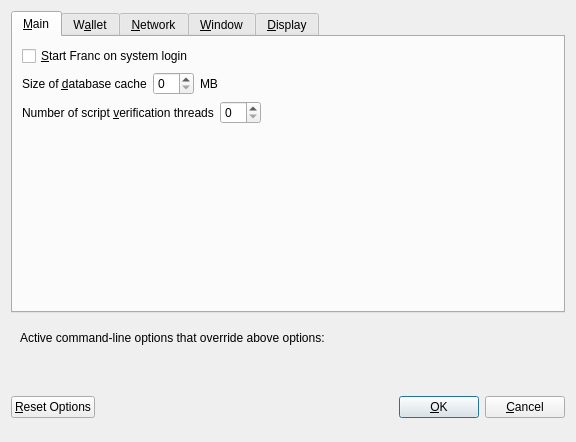
<?xml version="1.0" encoding="UTF-8"?>
<ui version="4.0">
 <class>OptionsDialog</class>
 <widget class="QDialog" name="OptionsDialog">
  <property name="geometry">
   <rect>
    <x>0</x>
    <y>0</y>
    <width>576</width>
    <height>442</height>
   </rect>
  </property>
  <property name="windowTitle">
   <string>Options</string>
  </property>
  <property name="modal">
   <bool>true</bool>
  </property>
  <layout class="QVBoxLayout" name="verticalLayout">
   <item>
    <widget class="QTabWidget" name="tabWidget">
     <property name="currentIndex">
      <number>0</number>
     </property>
     <widget class="QWidget" name="tabMain">
      <attribute name="title">
       <string>&amp;Main</string>
      </attribute>
      <layout class="QVBoxLayout" name="verticalLayout_Main">
       <item>
        <widget class="QCheckBox" name="bitcoinAtStartup">
         <property name="toolTip">
          <string>Automatically start Franc after logging in to the system.</string>
         </property>
         <property name="text">
          <string>&amp;Start Franc on system login</string>
         </property>
        </widget>
       </item>
       <item>
        <layout class="QHBoxLayout" name="horizontalLayout_2_Main">
         <item>
          <widget class="QLabel" name="databaseCacheLabel">
           <property name="text">
            <string>Size of &amp;database cache</string>
           </property>
           <property name="textFormat">
            <enum>Qt::PlainText</enum>
           </property>
           <property name="buddy">
            <cstring>databaseCache</cstring>
           </property>
          </widget>
         </item>
         <item>
          <widget class="QSpinBox" name="databaseCache"/>
         </item>
         <item>
          <widget class="QLabel" name="databaseCacheUnitLabel">
           <property name="text">
            <string>MB</string>
           </property>
           <property name="textFormat">
            <enum>Qt::PlainText</enum>
           </property>
          </widget>
         </item>
         <item>
          <spacer name="horizontalSpacer_2_Main">
           <property name="orientation">
            <enum>Qt::Horizontal</enum>
           </property>
           <property name="sizeHint" stdset="0">
            <size>
             <width>40</width>
             <height>20</height>
            </size>
           </property>
          </spacer>
         </item>
        </layout>
       </item>
       <item>
        <layout class="QHBoxLayout" name="horizontalLayout_3_Main">
         <item>
          <widget class="QLabel" name="threadsScriptVerifLabel">
           <property name="text">
            <string>Number of script &amp;verification threads</string>
           </property>
           <property name="textFormat">
            <enum>Qt::PlainText</enum>
           </property>
           <property name="buddy">
            <cstring>threadsScriptVerif</cstring>
           </property>
          </widget>
         </item>
         <item>
          <widget class="QSpinBox" name="threadsScriptVerif">
           <property name="toolTip">
            <string>(0 = auto, &lt;0 = leave that many cores free)</string>
           </property>
          </widget>
         </item>
         <item>
          <spacer name="horizontalSpacer_3_Main">
           <property name="orientation">
            <enum>Qt::Horizontal</enum>
           </property>
           <property name="sizeHint" stdset="0">
            <size>
             <width>40</width>
             <height>20</height>
            </size>
           </property>
          </spacer>
         </item>
        </layout>
       </item>
       <item>
        <spacer name="verticalSpacer_2">
         <property name="orientation">
          <enum>Qt::Vertical</enum>
         </property>
         <property name="sizeHint" stdset="0">
          <size>
           <width>20</width>
           <height>40</height>
          </size>
         </property>
        </spacer>
       </item>
      </layout>
     </widget>
     <widget class="QWidget" name="tabWallet">
      <attribute name="title">
       <string>W&amp;allet</string>
      </attribute>
      <layout class="QVBoxLayout" name="verticalLayout_Wallet">
       <item>
        <layout class="QHBoxLayout" name="horizontalLayout_2_Wallet">
         <item>
          <widget class="QLabel" name="labelStakeSplitThresholdText">
           <property name="text">
            <string>Stake split threshold:</string>
           </property>
          </widget>
         </item>
         <item>
          <widget class="QSpinBox" name="spinBoxStakeSplitThreshold">
           <property name="minimum">
            <number>1</number>
           </property>
           <property name="maximum">
            <number>999999</number>
           </property>
          </widget>
         </item>
        </layout>
       </item>
       <item>
        <widget class="QGroupBox" name="groupBox">
         <property name="title">
          <string>Expert</string>
         </property>
         <layout class="QVBoxLayout" name="verticalLayout_2">
          <item>
           <widget class="QCheckBox" name="coinControlFeatures">
            <property name="toolTip">
             <string>Whether to show coin control features or not.</string>
            </property>
            <property name="text">
             <string>Enable coin &amp;control features</string>
            </property>
           </widget>
          </item>
          <item>
           <widget class="QCheckBox" name="showMasternodesTab">
            <property name="toolTip">
             <string>Show additional tab listing all your masternodes in first sub-tab&lt;br/&gt;and all masternodes on the network in second sub-tab.</string>
            </property>
            <property name="text">
             <string>Show Masternodes Tab</string>
            </property>
           </widget>
          </item>
          <item>
           <widget class="QCheckBox" name="spendZeroConfChange">
            <property name="toolTip">
             <string>If you disable the spending of unconfirmed change, the change from a transaction&lt;br/&gt;cannot be used until that transaction has at least one confirmation.&lt;br/&gt;This also affects how your balance is computed.</string>
            </property>
            <property name="text">
             <string>&amp;Spend unconfirmed change</string>
            </property>
           </widget>
          </item>
         </layout>
        </widget>
       </item>
       <item>
        <spacer name="verticalSpacer_Wallet">
         <property name="orientation">
          <enum>Qt::Vertical</enum>
         </property>
         <property name="sizeHint" stdset="0">
          <size>
           <width>20</width>
           <height>40</height>
          </size>
         </property>
        </spacer>
       </item>
      </layout>
     </widget>
     <widget class="QWidget" name="tabNetwork">
      <attribute name="title">
       <string>&amp;Network</string>
      </attribute>
      <layout class="QVBoxLayout" name="verticalLayout_Network">
       <item>
        <widget class="QCheckBox" name="mapPortUpnp">
         <property name="toolTip">
          <string>Automatically open the Franc client port on the router. This only works when your router supports UPnP and it is enabled.</string>
         </property>
         <property name="text">
          <string>Map port using &amp;UPnP</string>
         </property>
        </widget>
       </item>
       <item>
        <widget class="QCheckBox" name="allowIncoming">
         <property name="toolTip">
          <string>Accept connections from outside</string>
         </property>
         <property name="text">
          <string>Allow incoming connections</string>
         </property>
        </widget>
       </item>
       <item>
        <widget class="QCheckBox" name="connectSocks">
         <property name="toolTip">
          <string>Connect to the Franc network through a SOCKS5 proxy.</string>
         </property>
         <property name="text">
          <string>&amp;Connect through SOCKS5 proxy (default proxy):</string>
         </property>
        </widget>
       </item>
       <item>
        <layout class="QHBoxLayout" name="horizontalLayout_1_Network">
         <item>
          <widget class="QLabel" name="proxyIpLabel">
           <property name="text">
            <string>Proxy &amp;IP:</string>
           </property>
           <property name="textFormat">
            <enum>Qt::PlainText</enum>
           </property>
           <property name="buddy">
            <cstring>proxyIp</cstring>
           </property>
          </widget>
         </item>
         <item>
          <widget class="QValidatedLineEdit" name="proxyIp">
           <property name="minimumSize">
            <size>
             <width>140</width>
             <height>0</height>
            </size>
           </property>
           <property name="maximumSize">
            <size>
             <width>140</width>
             <height>16777215</height>
            </size>
           </property>
           <property name="toolTip">
            <string>IP address of the proxy (e.g. IPv4: 127.0.0.1 / IPv6: ::1)</string>
           </property>
          </widget>
         </item>
         <item>
          <widget class="QLabel" name="proxyPortLabel">
           <property name="text">
            <string>&amp;Port:</string>
           </property>
           <property name="textFormat">
            <enum>Qt::PlainText</enum>
           </property>
           <property name="buddy">
            <cstring>proxyPort</cstring>
           </property>
          </widget>
         </item>
         <item>
          <widget class="QLineEdit" name="proxyPort">
           <property name="minimumSize">
            <size>
             <width>55</width>
             <height>0</height>
            </size>
           </property>
           <property name="maximumSize">
            <size>
             <width>55</width>
             <height>16777215</height>
            </size>
           </property>
           <property name="toolTip">
            <string>Port of the proxy (e.g. 9050)</string>
           </property>
          </widget>
         </item>
         <item>
          <spacer name="horizontalSpacer_1_Network">
           <property name="orientation">
            <enum>Qt::Horizontal</enum>
           </property>
           <property name="sizeHint" stdset="0">
            <size>
             <width>40</width>
             <height>20</height>
            </size>
           </property>
          </spacer>
         </item>
        </layout>
       </item>
       <item>
        <spacer name="verticalSpacer_Network">
         <property name="orientation">
          <enum>Qt::Vertical</enum>
         </property>
         <property name="sizeHint" stdset="0">
          <size>
           <width>20</width>
           <height>40</height>
          </size>
         </property>
        </spacer>
       </item>
      </layout>
     </widget>
     <widget class="QWidget" name="tabWindow">
      <attribute name="title">
       <string>&amp;Window</string>
      </attribute>
      <layout class="QVBoxLayout" name="verticalLayout_Window">
       <item>
        <widget class="QCheckBox" name="minimizeToTray">
         <property name="toolTip">
          <string>Show only a tray icon after minimizing the window.</string>
         </property>
         <property name="text">
          <string>&amp;Minimize to the tray instead of the taskbar</string>
         </property>
        </widget>
       </item>
       <item>
        <widget class="QCheckBox" name="minimizeOnClose">
         <property name="toolTip">
          <string>Minimize instead of exit the application when the window is closed. When this option is enabled, the application will be closed only after selecting Quit in the menu.</string>
         </property>
         <property name="text">
          <string>M&amp;inimize on close</string>
         </property>
        </widget>
       </item>
       <item>
        <spacer name="verticalSpacer_Window">
         <property name="orientation">
          <enum>Qt::Vertical</enum>
         </property>
         <property name="sizeHint" stdset="0">
          <size>
           <width>20</width>
           <height>40</height>
          </size>
         </property>
        </spacer>
       </item>
      </layout>
     </widget>
     <widget class="QWidget" name="tabDisplay">
      <attribute name="title">
       <string>&amp;Display</string>
      </attribute>
      <layout class="QVBoxLayout" name="verticalLayout_Display">
       <item>
        <layout class="QHBoxLayout" name="horizontalLayout_1_Display">
         <item>
          <widget class="QLabel" name="langLabel">
           <property name="text">
            <string>User Interface &amp;language:</string>
           </property>
           <property name="textFormat">
            <enum>Qt::PlainText</enum>
           </property>
           <property name="buddy">
            <cstring>lang</cstring>
           </property>
          </widget>
         </item>
         <item>
          <widget class="QValueComboBox" name="lang">
           <property name="toolTip">
            <string>The user interface language can be set here. This setting will take effect after restarting Franc.</string>
           </property>
          </widget>
         </item>
        </layout>
       </item>
       <item>
        <widget class="Line" name="line">
         <property name="orientation">
          <enum>Qt::Horizontal</enum>
         </property>
        </widget>
       </item>
       <item>
        <layout class="QHBoxLayout" name="horizontalLayout_2_Display">
         <item>
          <widget class="QLabel" name="unitLabel">
           <property name="text">
            <string>&amp;Unit to show amounts in:</string>
           </property>
           <property name="textFormat">
            <enum>Qt::PlainText</enum>
           </property>
           <property name="buddy">
            <cstring>unit</cstring>
           </property>
          </widget>
         </item>
         <item>
          <widget class="QValueComboBox" name="unit">
           <property name="toolTip">
            <string>Choose the default subdivision unit to show in the interface and when sending coins.</string>
           </property>
          </widget>
         </item>
        </layout>
       </item>
       <item>
        <layout class="QHBoxLayout" name="horizontalLayout_5_Display">
         <item>
          <widget class="QLabel" name="digitsLabel">
           <property name="text">
            <string>Decimal digits</string>
           </property>
          </widget>
         </item>
         <item>
          <widget class="QValueComboBox" name="digits"/>
         </item>
        </layout>
       </item>
       <item>
        <widget class="QCheckBox" name="checkBoxHideZeroBalances">
         <property name="toolTip">
          <string>Hide empty balances</string>
         </property>
         <property name="layoutDirection">
          <enum>Qt::LeftToRight</enum>
         </property>
         <property name="text">
          <string>Hide empty balances</string>
         </property>
        </widget>
       </item>
       <item>
        <layout class="QHBoxLayout" name="horizontalLayout_3_Display">
         <item>
          <widget class="QLabel" name="thirdPartyTxUrlsLabel">
           <property name="toolTip">
            <string>Third party URLs (e.g. a block explorer) that appear in the transactions tab as context menu items. %s in the URL is replaced by transaction hash. Multiple URLs are separated by vertical bar |.</string>
           </property>
           <property name="text">
            <string>Third party transaction URLs</string>
           </property>
           <property name="buddy">
            <cstring>thirdPartyTxUrls</cstring>
           </property>
          </widget>
         </item>
         <item>
          <widget class="QLineEdit" name="thirdPartyTxUrls">
           <property name="toolTip">
            <string>Third party URLs (e.g. a block explorer) that appear in the transactions tab as context menu items. %s in the URL is replaced by transaction hash. Multiple URLs are separated by vertical bar |.</string>
           </property>
          </widget>
         </item>
        </layout>
       </item>
       <item>
        <spacer name="verticalSpacer">
         <property name="orientation">
          <enum>Qt::Vertical</enum>
         </property>
         <property name="sizeHint" stdset="0">
          <size>
           <width>20</width>
           <height>40</height>
          </size>
         </property>
        </spacer>
       </item>
      </layout>
     </widget>
    </widget>
   </item>
   <item>
    <widget class="QFrame" name="frame">
     <layout class="QVBoxLayout" name="verticalLayout_Bottom">
      <item>
       <layout class="QHBoxLayout" name="horizontalLayout_Bottom">
        <item>
         <widget class="QLabel" name="overriddenByCommandLineInfoLabel">
          <property name="text">
           <string>Active command-line options that override above options:</string>
          </property>
          <property name="textFormat">
           <enum>Qt::PlainText</enum>
          </property>
         </widget>
        </item>
        <item>
         <spacer name="horizontalSpacer_Bottom">
          <property name="orientation">
           <enum>Qt::Horizontal</enum>
          </property>
          <property name="sizeHint" stdset="0">
           <size>
            <width>40</width>
            <height>20</height>
           </size>
          </property>
         </spacer>
        </item>
       </layout>
      </item>
      <item>
       <widget class="QLabel" name="overriddenByCommandLineLabel">
        <property name="text">
         <string/>
        </property>
        <property name="textFormat">
         <enum>Qt::PlainText</enum>
        </property>
        <property name="wordWrap">
         <bool>true</bool>
        </property>
       </widget>
      </item>
     </layout>
    </widget>
   </item>
   <item>
    <layout class="QHBoxLayout" name="horizontalLayout_Buttons">
     <item>
      <widget class="QPushButton" name="resetButton">
       <property name="toolTip">
        <string>Reset all client options to default.</string>
       </property>
       <property name="text">
        <string>&amp;Reset Options</string>
       </property>
       <property name="autoDefault">
        <bool>false</bool>
       </property>
      </widget>
     </item>
     <item>
      <spacer name="horizontalSpacer_1">
       <property name="orientation">
        <enum>Qt::Horizontal</enum>
       </property>
       <property name="sizeHint" stdset="0">
        <size>
         <width>40</width>
         <height>48</height>
        </size>
       </property>
      </spacer>
     </item>
     <item>
      <widget class="QLabel" name="statusLabel">
       <property name="minimumSize">
        <size>
         <width>200</width>
         <height>0</height>
        </size>
       </property>
       <property name="font">
        <font>
         <weight>75</weight>
         <bold>true</bold>
        </font>
       </property>
       <property name="text">
        <string/>
       </property>
       <property name="textFormat">
        <enum>Qt::PlainText</enum>
       </property>
       <property name="wordWrap">
        <bool>true</bool>
       </property>
      </widget>
     </item>
     <item>
      <spacer name="horizontalSpacer_2">
       <property name="orientation">
        <enum>Qt::Horizontal</enum>
       </property>
       <property name="sizeHint" stdset="0">
        <size>
         <width>40</width>
         <height>48</height>
        </size>
       </property>
      </spacer>
     </item>
     <item>
      <widget class="QPushButton" name="okButton">
       <property name="text">
        <string>&amp;OK</string>
       </property>
       <property name="autoDefault">
        <bool>false</bool>
       </property>
       <property name="default">
        <bool>true</bool>
       </property>
      </widget>
     </item>
     <item>
      <widget class="QPushButton" name="cancelButton">
       <property name="text">
        <string>&amp;Cancel</string>
       </property>
       <property name="autoDefault">
        <bool>false</bool>
       </property>
      </widget>
     </item>
    </layout>
   </item>
  </layout>
 </widget>
 <customwidgets>
  <customwidget>
   <class>QValidatedLineEdit</class>
   <extends>QLineEdit</extends>
   <header>qvalidatedlineedit.h</header>
  </customwidget>
  <customwidget>
   <class>QValueComboBox</class>
   <extends>QComboBox</extends>
   <header>qvaluecombobox.h</header>
  </customwidget>
 </customwidgets>
 <resources/>
 <connections/>
</ui>
